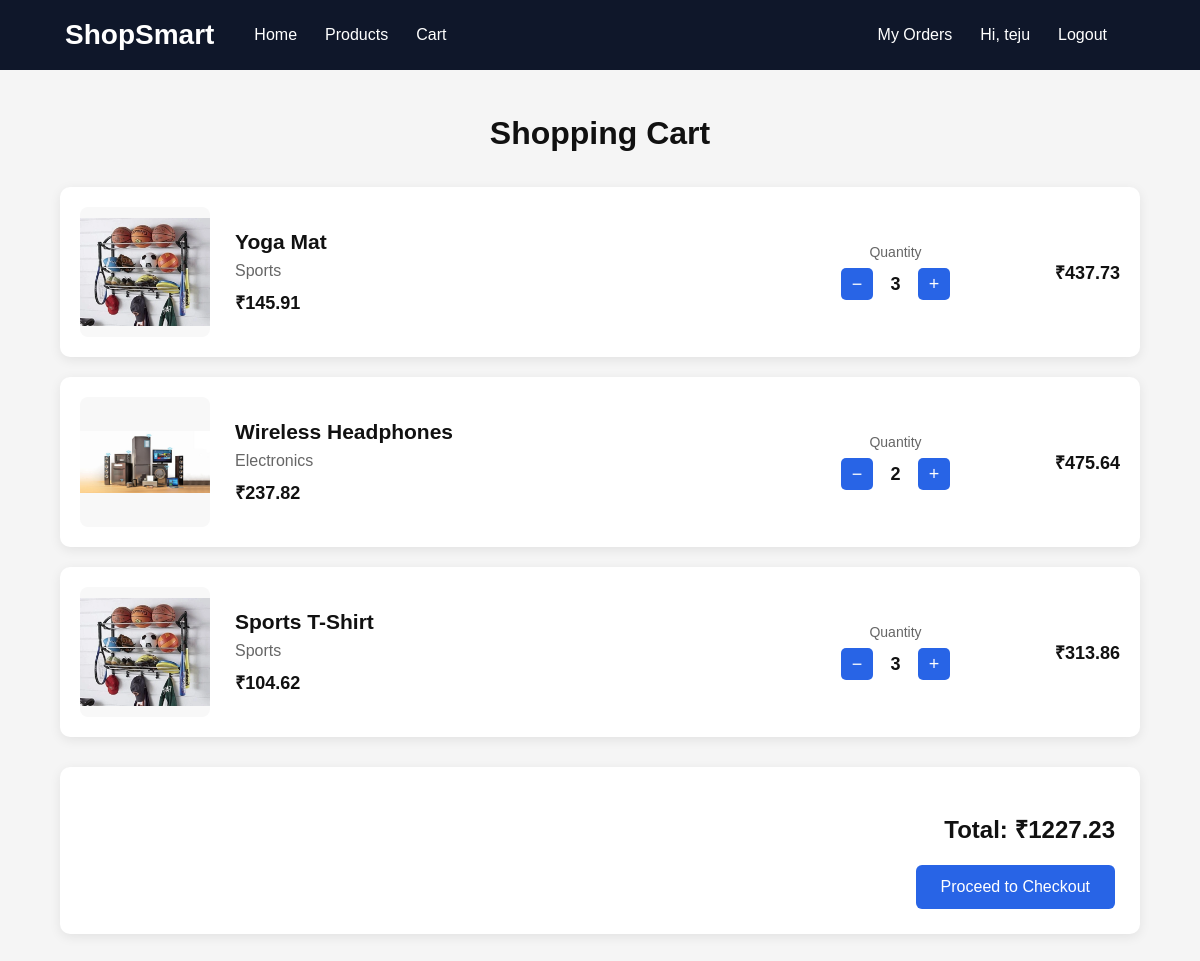
Screenshot of /cart (signed in) with the database file from the repository.
### tables this page shows
CREATE TABLE cart (
            id INTEGER PRIMARY KEY AUTOINCREMENT,
            user_id TEXT NOT NULL,
            product_id TEXT NOT NULL,
            quantity INTEGER NOT NULL DEFAULT 1,
            UNIQUE(user_id, product_id)
        );

CREATE TABLE products (
            id INTEGER PRIMARY KEY AUTOINCREMENT,
            product_id TEXT UNIQUE NOT NULL,
            category TEXT,
            brand TEXT,
            price REAL
        , product_name TEXT, image TEXT, description TEXT);

### app.py (the view)
@app.route("/cart")
def cart():
    if "user_id" not in session:
        return redirect(url_for("login"))
    connection = get_connection()
    items = connection.execute("""
        SELECT
            products.product_id,
            products.product_name,
            products.category,
            products.price,
            products.image,
            products.description,
            cart.quantity
        FROM cart
        JOIN products
        ON cart.product_id = products.product_id
        WHERE cart.user_id = ?
    """, (
        session["user_id"],
    )).fetchall()
    total = 0
    for item in items:
        total += item["price"] * item["quantity"]
    connection.close()
    return render_template(
        "cart.html",
        items=items,
        total=total
    )

### database.py (called while the page is built)
def get_connection():
    connection = sqlite3.connect(DATABASE)
    connection.row_factory = sqlite3.Row
    return connection

### templates/cart.html (shortened to what this page needs)
<!DOCTYPE html>
<html lang="en">
<head>
</head>
<body>
    <nav>
        <div class="logo">
            ShopSmart
        </div>
        <a href="{{ url_for('home') }}">
            Home
        </a>
        <a href="{{ url_for('home') }}">
            Products
        </a>
        <a href="{{ url_for('cart') }}">
            Cart
        </a>
        <div class="user-section">
            {% if session.get('user_name') %}
                <a href="{{ url_for('orders') }}">
                    My Orders
                </a>
                <span class="user-name">
                    Hi, {{ session.get('user_name') }}
                </span>
                <a href="{{ url_for('logout') }}">
                    Logout
                </a>
            {% else %}
                <a href="{{ url_for('login') }}">
                    Login
                </a>
            {% endif %}
        </div>
    </nav>
    <div class="cart-container">
        <h1>
            Shopping Cart
        </h1>
        {% if items %}
            {% for item in items %}
            <div class="cart-item">
                <img
                    class="cart-image"
                    src="{{ url_for('static', filename='images/products/' + item['image']) }}"
                    alt="{{ item['product_name'] }}"
                    data-category="{{ item['category'] }}"
                    onerror="this.onerror=null; this.src='/static/images/' + this.dataset.category.toLowerCase() + '.jpg';"
                >
                <div class="item-details">
                    <h2>
                        {{ item['product_name'] }}
                    </h2>
                    <div class="category">
                        {{ item['category'] }}
                    </div>
                    <div class="price">
                        ₹{{ "%.2f"|format(item['price']) }}
                    </div>
                </div>
                <div class="quantity-section">
                    <div class="quantity-title">
                        Quantity
                    </div>
                    <div class="quantity-controls">
                        <form
                            action="{{ url_for('decrease_quantity', product_id=item['product_id']) }}"
                            method="POST"
                        >
                            <button
                                type="submit"
                                class="quantity-btn"
                            >
                                −
                            </button>
                        </form>
                        <span class="quantity">
                            {{ item['quantity'] }}
                        </span>
                        <form
                            action="{{ url_for('increase_quantity', product_id=item['product_id']) }}"
                            method="POST"
                        >
                            <button
                                type="submit"
                                class="quantity-btn"
                            >
                                +
                            </button>
                        </form>
                    </div>
                </div>
                <div class="item-total">
                    ₹{{ "%.2f"|format(item['price'] * item['quantity']) }}
                </div>
            </div>
            {% endfor %}
            <div class="cart-total">
                <h2>
                    Total: ₹{{ "%.2f"|format(total) }}
                </h2>
                <a
                    href="{{ url_for('checkout') }}"
                    class="checkout-btn"
                >
                    Proceed to Checkout
                </a>
            </div>
        {% endif %}
    </div>
</body>
</html>

### templates/cart.html (style rules this page uses)
* { box-sizing: border-box; }
body { margin: 0; font-family: Arial, sans-serif; background: #f5f5f5; color: #111; }
nav { height: 70px; background: #0f172a; display: flex; align-items: center; padding: 0 65px; color: white; }
.logo { font-size: 28px; font-weight: bold; margin-right: 40px; }
nav a { color: white; text-decoration: none; font-size: 16px; margin-right: 28px; }
.user-section { margin-left: auto; display: flex; align-items: center; }
.user-name { margin-right: 28px; }
.cart-container { width: 90%; max-width: 1100px; margin: 45px auto; }
h1 { text-align: center; margin-bottom: 35px; }
.cart-item { background: white; display: flex; align-items: center; padding: 20px; margin-bottom: 20px; border-radius: 10px; box-shadow: 0 3px 12px rgba(0, 0, 0, 0.08); }
.cart-image { width: 130px; height: 130px; object-fit: contain; background: #f8f8f8; border-radius: 8px; margin-right: 25px; }
.item-details { flex: 1; }
.item-details h2 { margin: 0 0 8px; font-size: 21px; }
.category { color: #666; margin-bottom: 10px; }
.price { font-weight: bold; font-size: 18px; }
.quantity-section { text-align: center; margin-right: 40px; }
.quantity-title { font-size: 14px; color: #666; margin-bottom: 8px; }
.quantity-controls { display: flex; align-items: center; gap: 10px; }
.quantity-controls form { margin: 0; }
.quantity-btn { width: 32px; height: 32px; border: none; border-radius: 5px; background: #2864e6; color: white; font-size: 18px; cursor: pointer; }
.quantity { font-size: 18px; font-weight: bold; min-width: 25px; }
.item-total { width: 130px; text-align: right; font-size: 18px; font-weight: bold; }
.cart-total { background: white; padding: 25px; border-radius: 10px; margin-top: 30px; text-align: right; box-shadow: 0 3px 12px rgba(0, 0, 0, 0.08); }
.cart-total h2 { margin-bottom: 20px; }
.checkout-btn { display: inline-block; background: #2864e6; color: white; text-decoration: none; padding: 13px 25px; border-radius: 6px; font-size: 16px; }

### rows the page displays
cart: image (picture), product_name "Yoga Mat", category "Sports", quantity "3"
products: price "145.91", item['price']*item['quantity'] "437.73"
cart: image (picture), product_name "Wireless Headphones", category "Electronics", quantity "2"
products: price "237.82", item['price']*item['quantity'] "475.64"
cart: image (picture), product_name "Sports T-Shirt", category "Sports", quantity "3"
products: price "104.62", item['price']*item['quantity'] "313.86"

### other values shown
{{ session.get('user_name') }} "teju"
{{ "%.2f"|format(total) }} "1227.23"
